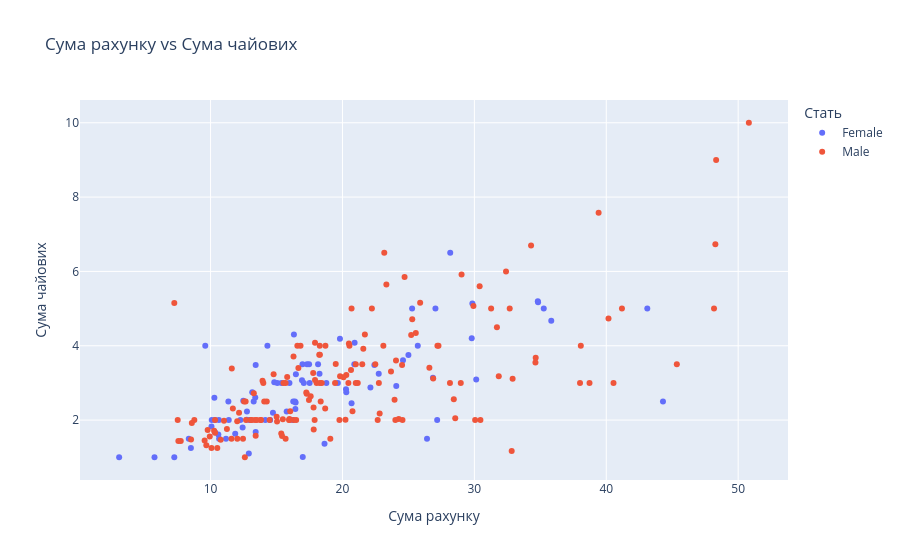

The code cell stored with this chart in its notebook:
### Code cell
fig = px.scatter(df, x='total_bill', y='tip', color='sex',
                 title='Сума рахунку vs Сума чайових',
                 labels={'total_bill': 'Сума рахунку', 'tip': 'Сума чайових', 'sex': 'Стать'})
fig.show()

### Figure 1 — Plotly figure (JSON) as saved in the notebook; plotly's stock layout.template omitted (floating-point values rounded to 4 significant figures; data arrays with more than 128 entries replaced by an {"elided": "..."} marker saying what was removed)
{"data": [{"hovertemplate": "Стать=Female<br>Сума рахунку=%{x}<br>Сума чайових=%{y}<extra></extra>", "legendgroup": "Female", "marker": {"color": "#636efa", "symbol": "circle"}, "mode": "markers", "name": "Female", "orientation": "v", "showlegend": true, "type": "scatter", "x": [16.99, 24.59, 35.26, 14.83, 10.33, 16.97, 20.29, 15.77, 19.65, 15.06, 20.69, 16.93, 10.29, 34.81, 26.41, 16.45, 3.07, 17.07, 26.86, 25.28, 14.73, 10.07, 34.83, 5.75, 16.32, 22.75, 11.35, 15.38, 44.3, 22.42, 20.92, 14.31, 7.25, 25.71, 17.31, 10.65, 12.43, 24.08, 13.42, 12.48, 29.8, 14.52, 11.38, 20.27, 11.17, 12.26, 18.26, 8.51, 10.33, 14.15, 13.16, 17.47, 27.05, 16.43, 8.35, 18.64, 11.87, 29.85, 25.0, 13.39, 16.21, 17.51, 10.59, 10.63, 9.6, 20.9, 18.15, 19.81, 43.11, 13.0, 12.74, 13.0, 16.4, 16.47, 12.76, 13.27, 28.17, 12.9, 30.14, 13.42, 15.98, 16.27, 10.09, 22.12, 35.83, 27.18, 18.78], "xaxis": "x", "y": [1.01, 3.61, 5.0, 3.02, 1.67, 3.5, 2.75, 2.23, 3.0, 3.0, 2.45, 3.07, 2.6, 5.2, 1.5, 2.47, 1.0, 3.0, 3.14, 5.0, 2.2, 1.83, 5.17, 1.0, 4.3, 3.25, 2.5, 3.0, 2.5, 3.48, 4.08, 4.0, 1.0, 4.0, 3.5, 1.5, 1.8, 2.92, 1.68, 2.52, 4.2, 2.0, 2.0, 2.83, 1.5, 2.0, 3.25, 1.25, 2.0, 2.0, 2.75, 3.5, 5.0, 2.3, 1.5, 1.36, 1.63, 5.14, 3.75, 2.61, 2.0, 3.0, 1.61, 2.0, 4.0, 3.5, 3.5, 4.19, 5.0, 2.0, 2.01, 2.0, 2.5, 3.23, 2.23, 2.5, 6.5, 1.1, 3.09, 3.48, 3.0, 2.5, 2.0, 2.88, 4.67, 2.0, 3.0], "yaxis": "y"}, {"hovertemplate": "Стать=Male<br>Сума рахунку=%{x}<br>Сума чайових=%{y}<extra></extra>", "legendgroup": "Male", "marker": {"color": "#EF553B", "symbol": "circle"}, "mode": "markers", "name": "Male", "orientation": "v", "showlegend": true, "type": "scatter", "x": {"elided": "157 float values"}, "xaxis": "x", "y": {"elided": "157 float values"}, "yaxis": "y"}], "layout": {"legend": {"title": {"text": "Стать"}, "tracegroupgap": 0}, "title": {"text": "Сума рахунку vs Сума чайових"}, "xaxis": {"anchor": "y", "domain": [0, 1], "title": {"text": "Сума рахунку"}}, "yaxis": {"anchor": "x", "domain": [0, 1], "title": {"text": "Сума чайових"}}}}
